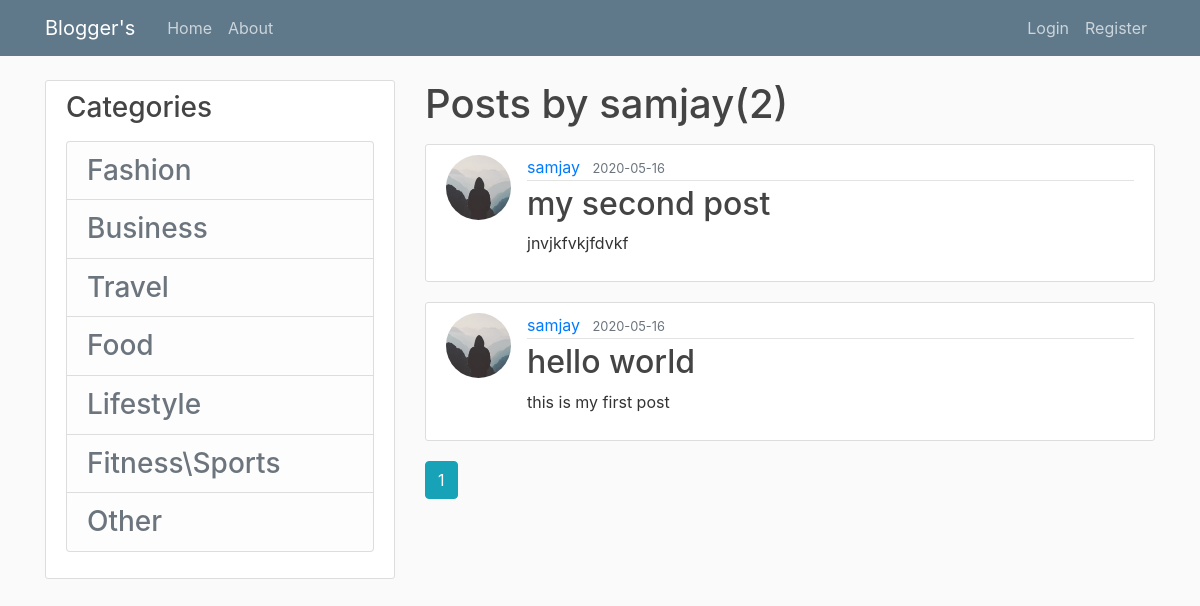
The page /user/samjay on the database its author committed.
### blog/models.py (models this page shows, shortened)
class User(db.Model, UserMixin):
    id = db.Column(db.Integer, primary_key=True)
    username = db.Column(db.String(20), unique=True, nullable=False)
    email = db.Column(db.String(120), unique=True, nullable=False)
    phone = db.Column(db.String(15), unique=True, nullable=False)
    image_file = db.Column(db.String(20), nullable=False, default='default.jpg')
    password = db.Column(db.String(60), nullable=False)
    posts = db.relationship('Post', backref='author', lazy=True)

class Post(db.Model):
    id = db.Column(db.Integer, primary_key=True)
    category = db.Column(db.Integer, nullable=False)
    title = db.Column(db.String(100), nullable=False)
    date_posted = db.Column(db.DateTime, nullable=False, default=datetime.utcnow)
    content = db.Column(db.Text, nullable=False)
    user_id = db.Column(db.Integer, db.ForeignKey('user.id'), nullable=False)

### blog/routes.py (the view)
@app.route("/user/<string:username>")
def user_post(username):
    page = request.args.get('page', 1, type=int)
    user = User.query.filter_by(username=username).first_or_404()
    posts = Post.query.filter_by(author=user).order_by(Post.date_posted.desc()).paginate(page=page, per_page=3)
    return render_template('user_post.html', posts=posts, user=user)

### blog/templates/user_post.html
{% extends "layout.html" %}
{% block content %}
    <h1 class="mb-3">Posts by {{user.username}}({{posts.total}})</h1>
    {% for post in posts.items %}
        <article class="media content-section">
            <img class="rounded-circle article-img" src="{{url_for('static', filename='profile_pics/' + post.author.image_file)}}">
            <div class="media-body">
                <div class="article-metadata">
                    <a class="mr-2" href="{{url_for('user_post', username=post.author.username)}}">{{post.author.username}}</a>
                    <small class="text-muted">{{post.date_posted.strftime('%Y-%m-%d')}}</small>
                </div>
                <h2><a class="article-title" href="{{url_for('post', post_id=post.id)}}">{{post.title}}</a></h2>
                <p class="article-content">{{post.content}}</p>
            </div>
        </article>
    {% endfor %}
{% for page_num in posts.iter_pages(left_edge=1, right_edge=1, left_current=1, right_current=2) %}
   {% if page_num %}
         {% if posts.page == page_num %}
             <a class="btn btn-info mb-4" href="{{url_for('user_post',username=user.username, page=page_num)}}">{{page_num}}</a>
         {% else %}
             <a class="btn btn-outline-info mb-4" href="{{url_for('user_post',username=user.username, page=page_num)}}">{{page_num}}</a>
         {% endif %}
   {% else %}
    ...
   {% endif %}
{% endfor %}
{% endblock content %}

### blog/static/main.css (style rules this page uses)
body { background: #fafafa; color: #333333; margin-top: 5rem; }
h1, h2, h3, h4, h5, h6 { color: #444444; }
.content-section { background: #ffffff; padding: 10px 20px; border: 1px solid #dddddd; border-radius: 3px; margin-bottom: 20px; }
.article-title { color: #444444; }
.article-content { white-space: pre-line; }
.article-img { height: 65px; width: 65px; margin-right: 16px; }
.article-metadata { padding-bottom: 1px; margin-bottom: 4px; border-bottom: 1px solid #e3e3e3 }

### rows shown on the page
User: username "samjay"
Post: image_file (placeholder picture), author.username "samjay", date_posted "2020-05-16", title "my second post", content "jnvjkfvkjfdvkf"
Post: image_file (placeholder picture), author.username "samjay", date_posted "2020-05-16", title "hello world", content "this is my first post"

### other values the page prints
{{ posts.total }} "2"
{{ page_num }} "1"
